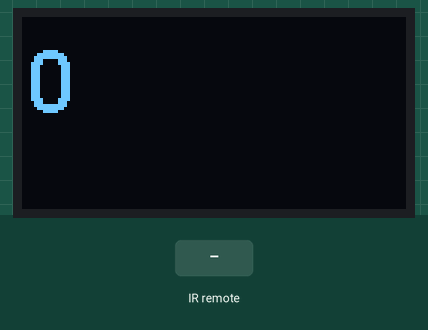
A sketch run on a simulated Arduino Uno, built with avr-gcc and run on an emulated ATmega328P. Shown: 128×64 one-colour display. The inputs (shaded band) are chosen by the test bench. What the sketch prints to the serial monitor is not drawn.

Above: at 1.2 s.
1.3 s: infrared code 0xF20A40BF received
At 2.2 s:
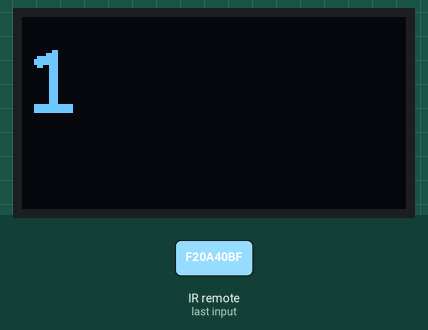
2.9 s: infrared code 0xF20AE817 received
At 4.0 s:
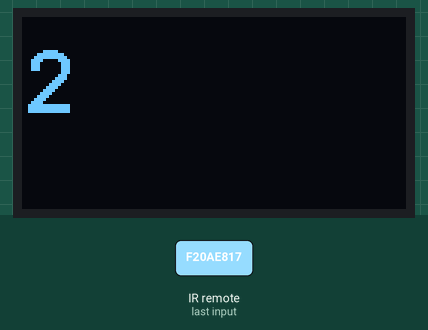
Timing chart, 0 to 5.9 s (numbered marks = the images above; inputs shaded):
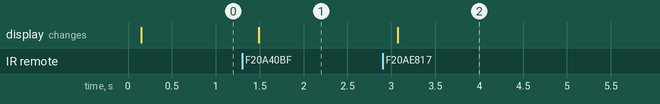

Measured:
- after the input at 1.3 s, the display: changes after 0.19 s (image 1)
- after the input at 2.9 s, the display: changes after 0.17 s (image 2)

The sketch:

GunProject.ino
```cpp
// (licence header left out)
#include <IRremote.h>
#include "U8glib.h"
int sniperShots=0;
int RECV_PIN = 3;
U8GLIB_SSD1306_128X64 u8g(U8G_I2C_OPT_NO_ACK);  // Display which does not send AC

IRrecv irrecv(RECV_PIN);

decode_results results;

void setup()
{
  Serial.begin(9600);
  irrecv.enableIRIn(); // Start the receiver
}

void loop() {
  if (irrecv.decode(&results)) {
    Serial.println(results.value, HEX);
    if(results.value==0xF20A40BF)//Sniper Shots
    {
      sniperShots=sniperShots+1;
    }
    if(results.value==0xF20AE817)//Pistol Shots
    {
      sniperShots=sniperShots+1;
    }

    Serial.println(sniperShots);
    irrecv.resume(); // Receive the next value
  }
  delay(100);
   u8g.firstPage();
  do {
    draw();
  } while( u8g.nextPage() );

}

void draw(void) {
  // graphic commands to redraw the complete screen should be placed here
  u8g.setFont(u8g_font_courB24);
  //u8g.setFont(u8g_font_osb21);
  char buf[9];
  sprintf (buf, "%d", sniperShots);
  u8g.drawStr( 0, 32, buf);
}
```
